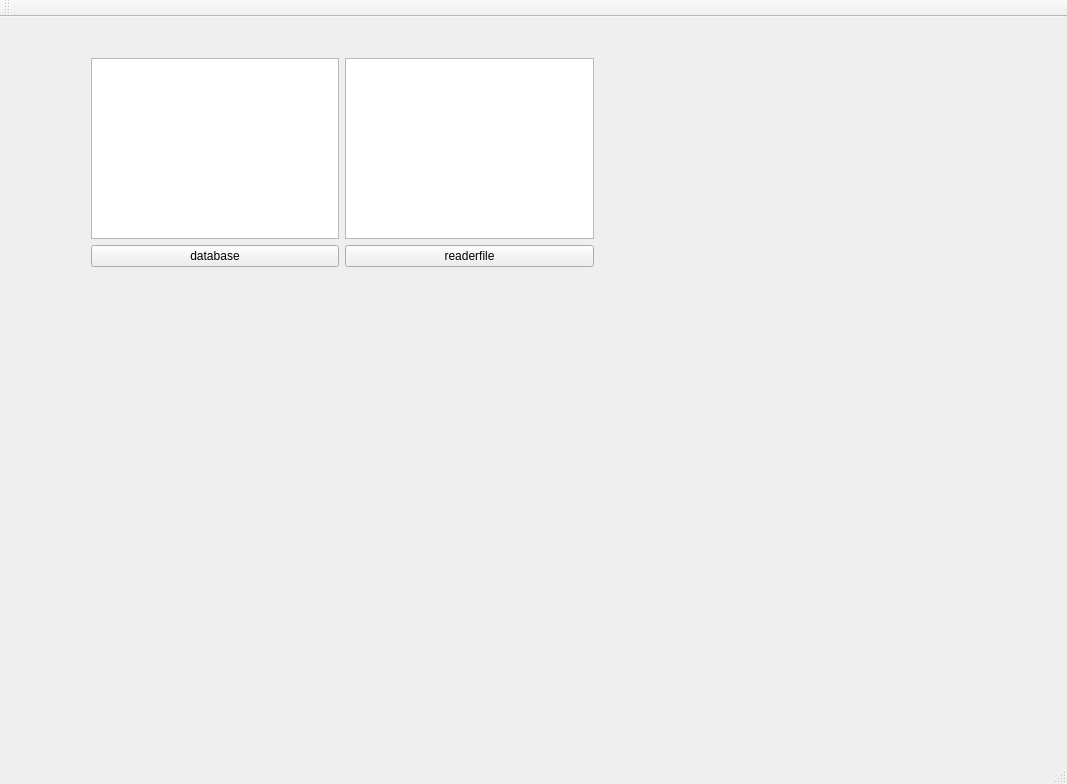
<?xml version="1.0" encoding="UTF-8"?>
<ui version="4.0">
 <class>MainWindow</class>
 <widget class="QMainWindow" name="MainWindow">
  <property name="geometry">
   <rect>
    <x>0</x>
    <y>0</y>
    <width>1067</width>
    <height>784</height>
   </rect>
  </property>
  <property name="windowTitle">
   <string>MainWindow</string>
  </property>
  <widget class="QWidget" name="centralWidget">
   <widget class="QWidget" name="layoutWidget">
    <property name="geometry">
     <rect>
      <x>80</x>
      <y>30</y>
      <width>525</width>
      <height>231</height>
     </rect>
    </property>
    <layout class="QHBoxLayout" name="horizontalLayout">
     <item>
      <layout class="QVBoxLayout" name="verticalLayout_2">
       <item>
        <widget class="QListWidget" name="listWidget_2"/>
       </item>
       <item>
        <widget class="QPushButton" name="pushButton">
         <property name="text">
          <string>database</string>
         </property>
        </widget>
       </item>
      </layout>
     </item>
     <item>
      <layout class="QVBoxLayout" name="verticalLayout">
       <item>
        <widget class="QListWidget" name="listWidget"/>
       </item>
       <item>
        <widget class="QPushButton" name="readerfile">
         <property name="text">
          <string>readerfile</string>
         </property>
        </widget>
       </item>
      </layout>
     </item>
    </layout>
   </widget>
  </widget>
  <widget class="QMenuBar" name="menuBar">
   <property name="geometry">
    <rect>
     <x>0</x>
     <y>0</y>
     <width>1067</width>
     <height>26</height>
    </rect>
   </property>
  </widget>
  <widget class="QToolBar" name="mainToolBar">
   <attribute name="toolBarArea">
    <enum>TopToolBarArea</enum>
   </attribute>
   <attribute name="toolBarBreak">
    <bool>false</bool>
   </attribute>
  </widget>
  <widget class="QStatusBar" name="statusBar"/>
 </widget>
 <layoutdefault spacing="6" margin="11"/>
 <resources/>
 <connections/>
</ui>
